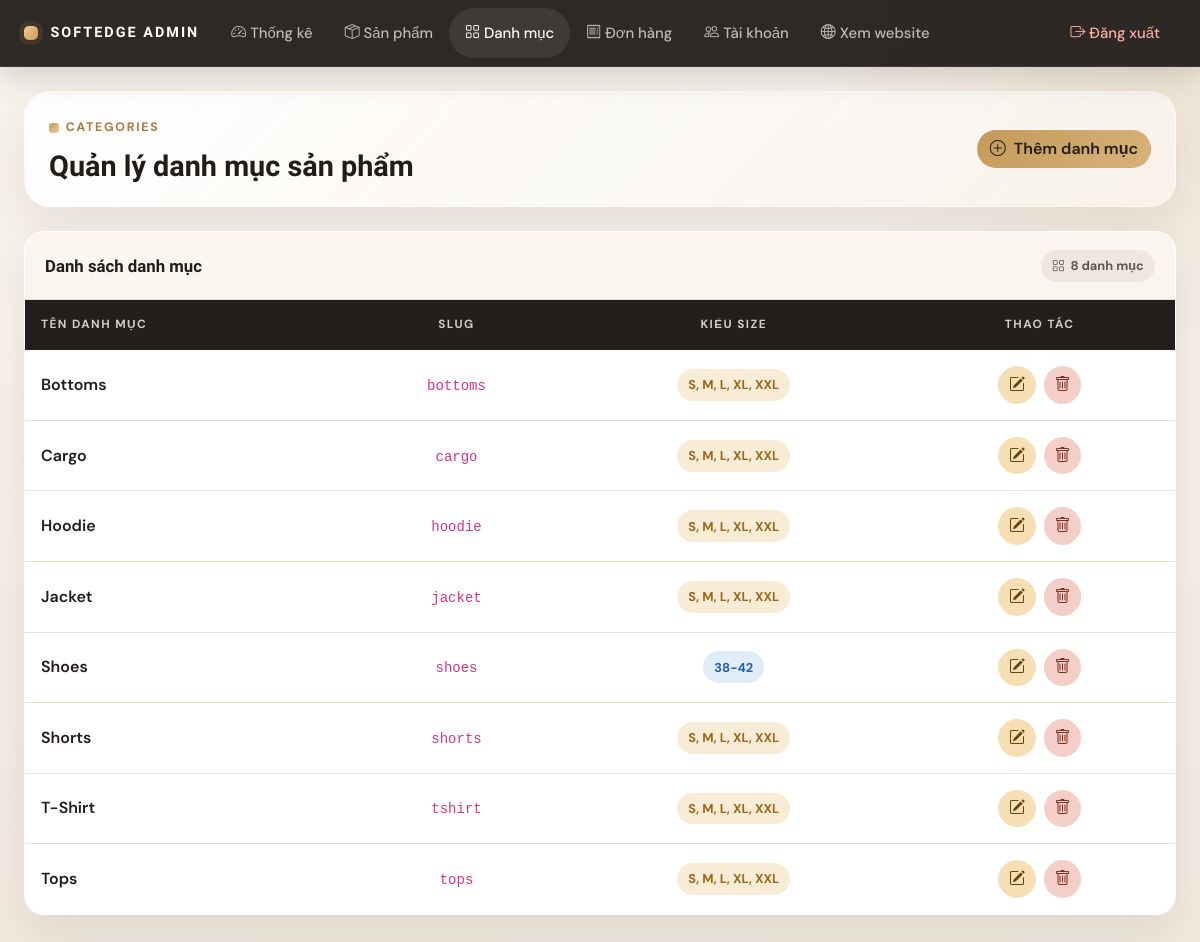
/admin/categories (signed in), run on the app's committed database.
### tables this page shows
CREATE TABLE `categories` (
  `category_id` varchar(36) NOT NULL,
  `category_name` varchar(100) NOT NULL,
  `slug` varchar(100) NOT NULL,
  `size_mode` enum('default','numeric_38_42') NOT NULL DEFAULT 'default'
);

### routes.php (called while the page is built)
<?php
$routes = [
    'GET /' => 'HomeController@index',
    'GET /productdetail/{id}' => 'ProductController@detail',
    'POST /productdetail/{id}/review' => 'ProductController@submitReview',
    'GET /api/products' => 'ApiController@getProducts',
    'GET /api/categories' => 'ApiController@getCategories',
    'GET /api/cart' => 'ApiController@getCart',
    'POST /api/cart/add' => 'ApiController@addToCart',
    'POST /api/cart/update' => 'ApiController@updateCartItem',
    'POST /api/cart/remove' => 'ApiController@removeFromCart',
    'POST /api/checkout' => 'OrderController@processCheckout',
    'POST /api/auth/login' => 'UserController@loginApi',
    'GET /admin/login' => 'AdminController@login',
    'POST /admin/login' => 'AdminController@login',
    'GET /admin/logout' => 'AdminController@logout',
    'GET /admin' => 'AdminController@dashboard',
    'GET /admin/dashboard' => 'AdminController@dashboard',
    'GET /admin/products' => 'AdminController@products',
    'POST /admin/products/save' => 'AdminController@saveProduct',
    'GET /admin/products/delete' => 'AdminController@deleteProduct',
    'GET /admin/categories' => 'AdminController@categories',
    'POST /admin/categories/save' => 'AdminController@saveCategory',
    'GET /admin/categories/delete' => 'AdminController@deleteCategory',
    'GET /admin/users' => 'AdminController@users',
    'GET /admin/users/delete' => 'AdminController@deleteUser',
    'GET /admin/orders' => 'AdminController@orders',
    'POST /admin/orders/update' => 'AdminController@updateOrderStatus',
    'GET /admin/orders/delete' => 'AdminController@deleteOrder',
    'GET /register' => 'UserController@register',
    'POST /register' => 'UserController@register',
    'GET /logout' => 'UserController@logout',
    'GET /pay' => 'OrderController@checkout',
    'POST /api/payment' => 'OrderController@processPayment',
];
return $routes;

### app/controllers/AdminController.php (called while the page is built, shortened)
<?php
class AdminController {
    public function categories() {
        $db = Database::getInstance()->getConnection();
        $stmt = $db->prepare("SELECT category_id, category_name, slug, size_mode FROM categories ORDER BY category_name ASC");
        $stmt->execute();
        $categories = $stmt->fetchAll(PDO::FETCH_ASSOC);
        require BASE_PATH . '/app/views/admin/categories.php';
    }
}

### app/views/admin/categories.php (the view, shortened to what this page needs)
<?php
require __DIR__ . '/partials/head.php';
?>
<body class="admin-body">
<?php require __DIR__ . '/partials/navbar.php'; ?>
<main class="admin-shell">
    <div class="container-fluid px-3 px-lg-4">
        <section class="admin-hero">
            <div class="row align-items-center g-3">
                <div class="col-lg-8">
                    <div class="admin-kicker">Categories</div>
                    <h1 class="admin-title">Quản lý danh mục sản phẩm</h1>
                </div>
                <div class="col-lg-4 text-lg-end">
                    <button class="btn btn-primary" data-bs-toggle="modal" data-bs-target="#categoryModal" onclick="resetCategoryForm()">
                        <i class="bi bi-plus-circle me-2"></i>Thêm danh mục
                    </button>
                </div>
            </div>
        </section>
        <section class="panel">
            <div class="panel-header d-flex flex-column flex-lg-row justify-content-between align-items-lg-center gap-3">
                <div>
                    <h2 class="panel-title">Danh sách danh mục</h2>
                </div>
                <span class="soft-badge soft-badge--neutral">
                    <i class="bi bi-grid"></i><?= count($categories) ?> danh mục
                </span>
            </div>
            <div class="table-responsive">
                <table class="table table-hover align-middle text-center table-admin">
                    <thead>
                        <tr>
                            <th class="text-start">Tên danh mục</th>
                            <th>Slug</th>
                            <th>Kiểu size</th>
                            <th>Thao tác</th>
                        </tr>
                    </thead>
                    <tbody>
                        <?php foreach ($categories as $category): ?>
                            <tr>
                                <td class="text-start fw-semibold"><?= htmlspecialchars($category['category_name']) ?></td>
                                <td><code><?= htmlspecialchars($category['slug']) ?></code></td>
                                <td>
                                    <span class="soft-badge <?= $category['size_mode'] === 'numeric_38_42' ? 'soft-badge--info' : 'soft-badge--amber' ?>">
                                        <?= $category['size_mode'] === 'numeric_38_42' ? '38-42' : 'S, M, L, XL, XXL' ?>
                                    </span>
                                </td>
                                <td>
                                    <div class="d-inline-flex gap-2">
                                        <button class="btn btn-warning btn-icon" onclick='editCategory(<?= json_encode($category) ?>)'>
                                            <i class="bi bi-pencil-square"></i>
                                        </button>
                                        <a href="<?= BASE_URL ?>/admin/categories/delete?delete=<?= $category['category_id'] ?>" class="btn btn-danger btn-icon" onclick="return confirm('Bạn có chắc chắn muốn xóa danh mục này?')">
                                            <i class="bi bi-trash"></i>
                                        </a>
                                    </div>
                                </td>
                            </tr>
                        <?php endforeach; ?>
                    </tbody>
                </table>
            </div>
        </section>
    </div>
</main>
</body>
</html>

### index.php (shortened to what this page needs)
<?php
$routes = require_once BASE_PATH . '/routes.php';
$method = $_SERVER['REQUEST_METHOD'];
$uri    = parse_url($_SERVER['REQUEST_URI'], PHP_URL_PATH);
$uri = '/' . trim($uri, '/');
foreach ($routes as $route => $handler) {
    [$routeMethod, $routePath] = explode(' ', $route, 2);
    $pattern = preg_replace('/\{[a-z_]+\}/', '([^/]+)', $routePath);
    $pattern = '#^' . $pattern . '$#';
    if ($routeMethod === $method && preg_match($pattern, $uri, $matches)) {
        array_shift($matches);
        [$controllerName, $action] = explode('@', $handler);
        $controller = new $controllerName();
        call_user_func_array([$controller, $action], $matches);
        break;
    }
}

### admin.css (style rules this page uses)
:root { --admin-bg: #f4efe7; --admin-surface: #fffdf9; --admin-surface-strong: #f8f3ec; --admin-ink: #201c1a; --admin-muted: #746a62; --admin-border: #e7ddd0; --admin-accent: #c49a5a; --admin-accent-deep: #a67c42; --admin-success: #1f6b4f; --admin-danger: #a53f2b; --admin-warning: #9a6618; --admin-info: #245f9d; --admin-radius: 20px; --admin-shadow: 0 20px 45px rgba(44, 28, 14, 0.08); }
body.admin-body { min-height: 100vh; background: radial-gradient(circle at top right, rgba(196, 154, 90, 0.18), transparent 26%), linear-gradient(180deg, #f8f3ed 0%, var(--admin-bg) 56%, #f0e9de 100%); color: var(--admin-ink); font-family: "DM Sans", sans-serif; }
.admin-shell { padding: 1.5rem 0 2rem; }
.admin-hero { margin-bottom: 1.5rem; padding: 1.5rem; border: 1px solid rgba(255, 255, 255, 0.4); border-radius: calc(var(--admin-radius) + 6px); background: linear-gradient(135deg, rgba(255, 255, 255, 0.92), rgba(248, 243, 236, 0.86)), linear-gradient(135deg, rgba(196, 154, 90, 0.08), transparent 55%); box-shadow: var(--admin-shadow); }
.admin-kicker { display: inline-flex; align-items: center; gap: 0.45rem; margin-bottom: 0.85rem; color: var(--admin-accent-deep); font-size: 0.77rem; font-weight: 700; letter-spacing: 0.14em; text-transform: uppercase; }
.admin-kicker::before { content: ""; width: 0.6rem; height: 0.6rem; border-radius: 0.2rem; background: linear-gradient(135deg, var(--admin-accent), #ebd1a6); }
.admin-title { margin: 0; font-family: "Be Vietnam Pro", sans-serif; font-size: clamp(1.8rem, 2vw, 2.5rem); font-weight: 800; line-height: 1.1; }
.metric-card, .panel, .info-card { border: 1px solid rgba(255, 255, 255, 0.45); border-radius: var(--admin-radius); background: var(--admin-surface); box-shadow: var(--admin-shadow); }
.panel { overflow: hidden; }
.panel-header, .panel-footer { padding: 1.1rem 1.25rem; background: rgba(248, 243, 236, 0.72); border-bottom: 1px solid var(--admin-border); }
.panel-title { margin: 0; font-family: "Be Vietnam Pro", sans-serif; font-size: 1.05rem; font-weight: 700; }
.table-admin { margin-bottom: 0; }
.table-admin thead th { background: #231f1c !important; color: rgba(255, 255, 255, 0.78) !important; border: 0 !important; padding: 1rem !important; font-size: 0.74rem; font-weight: 700; letter-spacing: 0.12em; text-transform: uppercase; white-space: nowrap; }
.table-admin tbody td { padding: 1rem !important; border-color: var(--admin-border) !important; vertical-align: middle; color: var(--admin-ink); }
.table-admin tbody tr:last-child td { border-bottom: 0; }
.soft-badge { display: inline-flex; align-items: center; gap: 0.35rem; padding: 0.4rem 0.7rem; border-radius: 999px; font-size: 0.8rem; font-weight: 700; }
.soft-badge--neutral { background: #efe7dd; color: #5f554d; }
.soft-badge--info { background: #e0edf9; color: var(--admin-info); }
.soft-badge--amber { background: #f9ecd6; color: var(--admin-warning); }
.btn { border-radius: 999px; font-weight: 600; }
.btn-primary { background: linear-gradient(135deg, var(--admin-accent) 0%, #d7b27a 100%); border-color: transparent; color: #241d17; }
.btn-warning { background: #f6dfb4; border-color: #f6dfb4; color: #664109; }
.btn-danger { background: #f4cfc7; border-color: #f4cfc7; color: #7e2e1f; }
.btn-icon { width: 2.35rem; height: 2.35rem; display: inline-flex; align-items: center; justify-content: center; padding: 0; }

### data on the page
categories: category_name "Bottoms", slug "bottoms", size_mode "S, M, L, XL, XXL"
categories: category_name "Cargo", slug "cargo", size_mode "S, M, L, XL, XXL"
categories: category_name "Hoodie", slug "hoodie", size_mode "S, M, L, XL, XXL"
categories: category_name "Jacket", slug "jacket", size_mode "S, M, L, XL, XXL"
categories: category_name "Shoes", slug "shoes", size_mode "38-42"
categories: category_name "Shorts", slug "shorts", size_mode "S, M, L, XL, XXL"
categories: category_name "T-Shirt", slug "tshirt", size_mode "S, M, L, XL, XXL"
categories: category_name "Tops", slug "tops", size_mode "S, M, L, XL, XXL"

### other printed values
$item['label'] "Thống kê"
$item['label'] "Sản phẩm"
$item['label'] "Danh mục"
$item['label'] "Đơn hàng"
$item['label'] "Tài khoản"
count($categories) "8"
